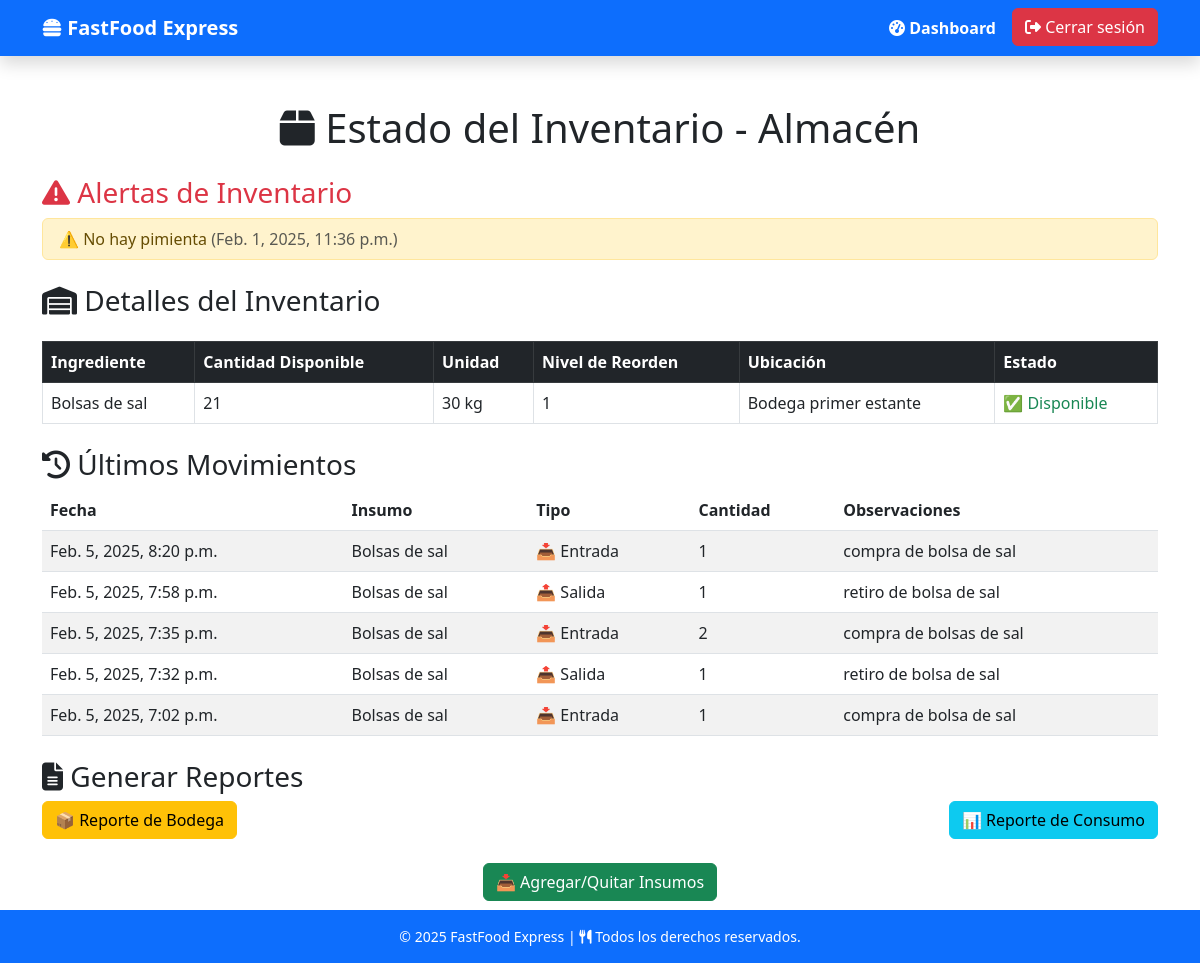
/inventario/ (signed in), run on the app's committed database.
### inventario/models.py (models this page shows, shortened)
class Alerta(models.Model):
    mensaje = models.CharField(max_length=255)
    fecha = models.DateTimeField(auto_now_add=True)
    TIPO_ALERTA_CHOICES = [
        ('bajo_stock', 'Bajo Stock'),
        ('vencimiento', 'Vencimiento'),
    ]
    tipo = models.CharField(max_length=50, choices=TIPO_ALERTA_CHOICES)

class Insumo(models.Model):
    identificador = models.CharField(max_length=10, unique=True)
    nombre = models.CharField(max_length=50)
    cantidadDisponible = models.IntegerField(default=0)
    unidadMedida = models.CharField(max_length=30)
    nivelReorden = models.IntegerField()
    precioUnitario = models.FloatField()
    ubicacion = models.CharField(max_length=100)

class Operacion(models.Model):
    TIPO_OPERACION_CHOICES = [
        ('entrada', 'Entrada'),
        ('salida', 'Salida'),
    ]
    tipo = models.CharField(max_length=10, choices=TIPO_OPERACION_CHOICES)
    insumo = models.ForeignKey(Insumo, on_delete=models.CASCADE, related_name="operaciones")
    cantidad = models.IntegerField()
    fechaRegistro = models.DateTimeField(auto_now_add=True)
    observaciones = models.TextField(blank=True, null=True)

### inventario/views.py (the view)
# urls.py: path('inventario/', vista_inventario, name='vista_inventario'),
def vista_inventario(request):
    insumos = Insumo.objects.all()
    alertas = Alerta.objects.all().order_by('-fecha')[:5]  # Últimas 5 alertas
    operaciones = Operacion.objects.all().order_by('-fechaRegistro')[:5]  # Últimos 5 movimientos
    return render(request, 'inventario/ver_inventario.html', {
        'insumos': insumos,
        'alertas': alertas,
        'operaciones': operaciones,
        'almacen': "Almacén"  # Nombre fijo del inventario
    })

### templates/inventario/ver_inventario.html (shortened to what this page needs)
{% extends 'base.html' %}
{% load static %}
{% block content %}
<div class="container mt-5">
    <h1 class="text-center"><i class="fas fa-box"></i> Estado del Inventario - Almacén</h1>
    <h3 class="mt-4 text-danger"><i class="fas fa-exclamation-triangle"></i> Alertas de Inventario</h3>
    <ul class="list-group">
        {% for alerta in alertas %}
            <li class="list-group-item list-group-item-warning">
                ⚠️ {{ alerta.mensaje }} <span class="text-muted">({{ alerta.fecha }})</span>
            </li>
        {% empty %}
            <li class="list-group-item text-muted">No hay alertas activas.</li>
        {% endfor %}
    </ul>
    <h3 class="mt-4"><i class="fas fa-warehouse"></i> Detalles del Inventario</h3>
    <table class="table table-bordered mt-4">
        <thead class="table-dark">
            <tr>
                <th>Ingrediente</th>
                <th>Cantidad Disponible</th>
                <th>Unidad</th>
                <th>Nivel de Reorden</th>
                <th>Ubicación</th>
                <th>Estado</th>
            </tr>
        </thead>
        <tbody>
            {% for insumo in insumos %}
            <tr>
                <td>{{ insumo.nombre }}</td>
                <td>{{ insumo.cantidadDisponible }}</td>
                <td>{{ insumo.unidadMedida }}</td>
                <td>{{ insumo.nivelReorden }}</td>
                <td>{{ insumo.ubicacion }}</td>
                <td class="{% if insumo.cantidadDisponible > insumo.nivelReorden %}text-success{% else %}text-warning{% endif %}">
                    {% if insumo.cantidadDisponible > insumo.nivelReorden %}
                        ✅ Disponible
                    {% else %}
                        ⚠️ Bajo Stock
                    {% endif %}
                </td>
            </tr>
            {% empty %}
            <tr>
                <td colspan="6" class="text-center text-muted">No hay insumos registrados en el inventario.</td>
            </tr>
            {% endfor %}
        </tbody>
    </table>
    <h3 class="mt-4"><i class="fas fa-history"></i> Últimos Movimientos</h3>
    <table class="table table-striped">
        <thead>
            <tr>
                <th>Fecha</th>
                <th>Insumo</th>
                <th>Tipo</th>
                <th>Cantidad</th>
                <th>Observaciones</th>
            </tr>
        </thead>
        <tbody>
            {% for operacion in operaciones %}
            <tr>
                <td>{{ operacion.fechaRegistro }}</td>
                <td>{{ operacion.insumo.nombre }}</td>
                <td>{% if operacion.tipo == "entrada" %}📥 Entrada{% else %}📤 Salida{% endif %}</td>
                <td>{{ operacion.cantidad }}</td>
                <td>{{ operacion.observaciones|default:"-" }}</td>
            </tr>
            {% empty %}
            <tr>
                <td colspan="5" class="text-center text-muted">No hay movimientos recientes.</td>
            </tr>
            {% endfor %}
        </tbody>
    </table>
    <h3 class="mt-4"><i class="fas fa-file-alt"></i> Generar Reportes</h3>
    <div class="d-flex justify-content-between">
        <a href="{% url 'generar_reporte_bodega' %}" class="btn btn-warning">📦 Reporte de Bodega</a>
        <a href="{% url 'generar_reporte_consumo' %}" class="btn btn-info">📊 Reporte de Consumo</a>
    </div>
    <div class="text-center mt-4">
        <a href="{% url 'gestionar_inventario' %}" class="btn btn-success">📥 Agregar/Quitar Insumos</a>
    </div>
    <div class="text-center mt-4">
        <a href="{% url 'vista_empleado' %}" class="btn btn-secondary">🔙 Volver</a>
    </div>
</div>
{% endblock %}

### static/css/global.css (style rules this page uses)
body { font-family: 'Poppins', sans-serif; background-color: #f4f4f4; }
.btn { font-size: 16px; padding: 10px 18px; border-radius: 8px; transition: 0.3s; }
h1, h2, h3 { color: #ff5722; font-weight: bold; }

### data on the page
Alerta: mensaje "No hay pimienta", fecha "Feb. 1, 2025, 11:36 p.m."
Insumo: nombre "Bolsas de sal", cantidadDisponible "21", unidadMedida "30 kg", nivelReorden "1", ubicacion "Bodega primer estante", shows "✅ Disponible"
Operacion: fechaRegistro "Feb. 5, 2025, 8:20 p.m.", insumo.nombre "Bolsas de sal", tipo "📥 Entrada", cantidad "1", observaciones "compra de bolsa de sal"
Operacion: fechaRegistro "Feb. 5, 2025, 7:58 p.m.", insumo.nombre "Bolsas de sal", tipo "📤 Salida", cantidad "1", observaciones "retiro de bolsa de sal"
Operacion: fechaRegistro "Feb. 5, 2025, 7:35 p.m.", insumo.nombre "Bolsas de sal", tipo "📥 Entrada", cantidad "2", observaciones "compra de bolsas de sal"
Operacion: fechaRegistro "Feb. 5, 2025, 7:32 p.m.", insumo.nombre "Bolsas de sal", tipo "📤 Salida", cantidad "1", observaciones "retiro de bolsa de sal"
Operacion: fechaRegistro "Feb. 5, 2025, 7:02 p.m.", insumo.nombre "Bolsas de sal", tipo "📥 Entrada", cantidad "1", observaciones "compra de bolsa de sal"
